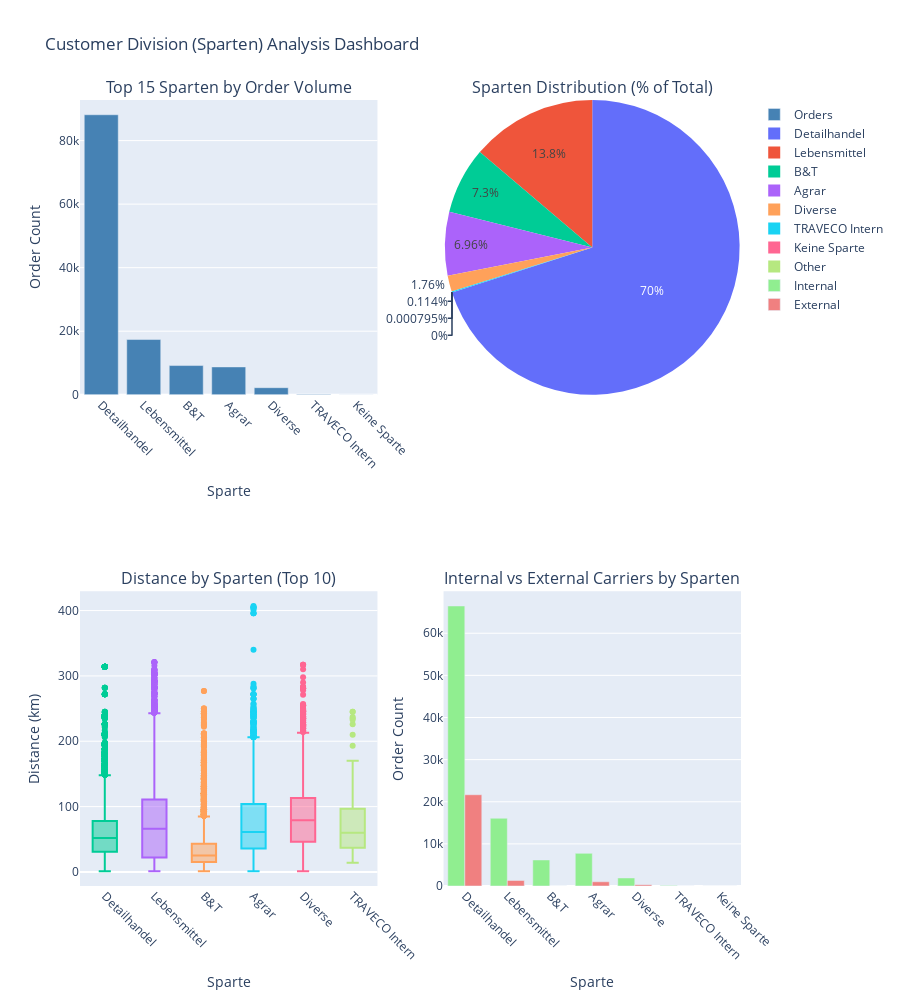

Notebook cell for this chart:
### Markdown cell above
## 13. Customer Division (Sparten) Analysis

Analyze order distribution and performance metrics by customer division (product categories)

### Code cell
# Import Path for file handling
from pathlib import Path

# Load feature-engineered data with Sparten mapping
features_file = Path('../data/processed/features_engineered.csv')

if features_file.exists():
    print("Loading feature-engineered data with Sparten mapping...")
    df_features = pd.read_csv(features_file)
    
    # Check if Sparten column exists
    if 'sparte' in df_features.columns:
        print(f"\nTotal orders with Sparten: {df_features['sparte'].notna().sum():,}")
        print(f"Orders without Sparten: {df_features['sparte'].isna().sum():,}")
        
        # Filter out missing Sparten
        df_sparten = df_features[df_features['sparte'].notna()].copy()
        
        if len(df_sparten) > 0:
            print(f"\n📊 Sparten Analysis ({len(df_sparten):,} orders):")
            
            # Overall distribution
            sparten_counts = df_sparten['sparte'].value_counts()
            print(f"\nNumber of divisions: {len(sparten_counts)}")
            print(f"\nTop 10 Sparten by order count:")
            print(sparten_counts.head(10))
            
            # Create comprehensive visualization
            fig = make_subplots(
                rows=2, cols=2,
                subplot_titles=(
                    'Top 15 Sparten by Order Volume',
                    'Sparten Distribution (% of Total)',
                    'Distance by Sparten (Top 10)',
                    'Internal vs External Carriers by Sparten'
                ),
                specs=[[{'type': 'bar'}, {'type': 'pie'}],
                       [{'type': 'box'}, {'type': 'bar'}]]
            )
            
            # 1. Top 15 Sparten bar chart
            top15_sparten = sparten_counts.head(15)
            fig.add_trace(
                go.Bar(x=top15_sparten.index, y=top15_sparten.values,
                       marker_color='steelblue', name='Orders'),
                row=1, col=1
            )
            
            # 2. Pie chart of top categories
            top10_sparten = sparten_counts.head(10)
            other_count = sparten_counts[10:].sum()
            pie_labels = list(top10_sparten.index) + ['Other']
            pie_values = list(top10_sparten.values) + [other_count]
            
            fig.add_trace(
                go.Pie(labels=pie_labels, values=pie_values, name='Sparten'),
                row=1, col=2
            )
            
            # 3. Distance distribution by Sparten (boxplot)
            if 'Distanz_BE.Auftrag' in df_sparten.columns:
                top10_names = sparten_counts.head(10).index.tolist()
                for sparte in top10_names:
                    sparte_data = df_sparten[df_sparten['sparte'] == sparte]
                    distances = sparte_data['Distanz_BE.Auftrag'].dropna()
                    
                    fig.add_trace(
                        go.Box(y=distances, name=sparte, showlegend=False),
                        row=2, col=1
                    )
            
            # 4. Carrier type by Sparten
            if 'carrier_type' in df_sparten.columns:
                carrier_by_sparten = df_sparten.groupby(['sparte', 'carrier_type']).size().unstack(fill_value=0)
                
                # Get top 10 sparten for carrier analysis
                top10_for_carrier = carrier_by_sparten.loc[top10_names] if all(s in carrier_by_sparten.index for s in top10_names) else carrier_by_sparten.head(10)
                
                if 'internal' in top10_for_carrier.columns:
                    fig.add_trace(
                        go.Bar(x=top10_for_carrier.index, 
                               y=top10_for_carrier['internal'],
                               name='Internal', marker_color='lightgreen'),
                        row=2, col=2
                    )
                
                if 'external' in top10_for_carrier.columns:
                    fig.add_trace(
                        go.Bar(x=top10_for_carrier.index,
                               y=top10_for_carrier['external'],
                               name='External', marker_color='lightcoral'),
                        row=2, col=2
                    )
            
            # Update layout
            fig.update_xaxes(title_text="Sparte", row=1, col=1, tickangle=45)
            fig.update_xaxes(title_text="Sparte", row=2, col=1, tickangle=45)
            fig.update_xaxes(title_text="Sparte", row=2, col=2, tickangle=45)
            
            fig.update_yaxes(title_text="Order Count", row=1, col=1)
            fig.update_yaxes(title_text="Distance (km)", row=2, col=1)
            fig.update_yaxes(title_text="Order Count", row=2, col=2)
            
            fig.update_layout(
                height=1000,
                showlegend=True,
                title_text="Customer Division (Sparten) Analysis Dashboard"
            )
            
            fig.write_html('../results/sparten_distribution_dashboard.html')
            fig.show()
            
            print("\n✓ Dashboard saved to: results/sparten_distribution_dashboard.html")
            
            # Summary statistics by Sparten
            print("\n📈 Key Metrics by Top 5 Sparten:")
            for sparte in sparten_counts.head(5).index:
                sparte_data = df_sparten[df_sparten['sparte'] == sparte]
                print(f"\n  {sparte}:")
                print(f"    Orders: {len(sparte_data):,}")
                print(f"    % of total: {len(sparte_data)/len(df_sparten)*100:.1f}%")
                
                if 'Distanz_BE.Auftrag' in sparte_data.columns:
                    avg_dist = sparte_data['Distanz_BE.Auftrag'].mean()
                    print(f"    Avg distance: {avg_dist:.1f} km")
                
                if 'carrier_type' in sparte_data.columns:
                    internal_pct = (sparte_data['carrier_type'] == 'internal').sum() / len(sparte_data) * 100
                    print(f"    Internal carriers: {internal_pct:.1f}%")
        else:
            print("\n⚠️  No orders with Sparten mapping found")
    else:
        print("\n⚠️  'sparte' column not found in features_engineered.csv")
        print("   Run notebook 03 with Sparten mapping enabled")
else:
    print("⚠️  features_engineered.csv not found. Run notebook 03 first.")

### Figure 1 — Plotly figure (JSON) as saved in the notebook; plotly's stock layout.template omitted (floating-point values rounded to 4 significant figures; data arrays with more than 128 entries replaced by an {"elided": "..."} marker saying what was removed)
{"data": [{"marker": {"color": "steelblue"}, "name": "Orders", "type": "bar", "x": ["Detailhandel", "Lebensmittel", "B&T", "Agrar", "Diverse", "TRAVECO Intern", "Keine Sparte"], "xaxis": "x", "y": [88137, 17382, 9191, 8762, 2218, 144, 1], "yaxis": "y"}, {"domain": {"x": [0.55, 1], "y": [0.625, 1]}, "labels": ["Detailhandel", "Lebensmittel", "B&T", "Agrar", "Diverse", "TRAVECO Intern", "Keine Sparte", "Other"], "name": "Sparten", "type": "pie", "values": [88137, 17382, 9191, 8762, 2218, 144, 1, 0]}, {"name": "Detailhandel", "showlegend": false, "type": "box", "xaxis": "x2", "y": {"elided": "85768 float values"}, "yaxis": "y2"}, {"name": "Lebensmittel", "showlegend": false, "type": "box", "xaxis": "x2", "y": {"elided": "17371 float values"}, "yaxis": "y2"}, {"name": "B&T", "showlegend": false, "type": "box", "xaxis": "x2", "y": {"elided": "9187 float values"}, "yaxis": "y2"}, {"name": "Agrar", "showlegend": false, "type": "box", "xaxis": "x2", "y": {"elided": "8730 float values"}, "yaxis": "y2"}, {"name": "Diverse", "showlegend": false, "type": "box", "xaxis": "x2", "y": {"elided": "2214 float values"}, "yaxis": "y2"}, {"name": "TRAVECO Intern", "showlegend": false, "type": "box", "xaxis": "x2", "y": {"elided": "144 float values"}, "yaxis": "y2"}, {"name": "Keine Sparte", "showlegend": false, "type": "box", "xaxis": "x2", "y": [], "yaxis": "y2"}, {"marker": {"color": "lightgreen"}, "name": "Internal", "type": "bar", "x": ["Detailhandel", "Lebensmittel", "B&T", "Agrar", "Diverse", "TRAVECO Intern", "Keine Sparte"], "xaxis": "x3", "y": [66471, 16075, 6178, 7751, 1903, 136, 0], "yaxis": "y3"}, {"marker": {"color": "lightcoral"}, "name": "External", "type": "bar", "x": ["Detailhandel", "Lebensmittel", "B&T", "Agrar", "Diverse", "TRAVECO Intern", "Keine Sparte"], "xaxis": "x3", "y": [21665, 1307, 25, 1004, 314, 8, 0], "yaxis": "y3"}], "layout": {"annotations": [{"font": {"size": 16}, "showarrow": false, "text": "Top 15 Sparten by Order Volume", "x": 0.225, "xanchor": "center", "xref": "paper", "y": 1, "yanchor": "bottom", "yref": "paper"}, {"font": {"size": 16}, "showarrow": false, "text": "Sparten Distribution (% of Total)", "x": 0.775, "xanchor": "center", "xref": "paper", "y": 1, "yanchor": "bottom", "yref": "paper"}, {"font": {"size": 16}, "showarrow": false, "text": "Distance by Sparten (Top 10)", "x": 0.225, "xanchor": "center", "xref": "paper", "y": 0.375, "yanchor": "bottom", "yref": "paper"}, {"font": {"size": 16}, "showarrow": false, "text": "Internal vs External Carriers by Sparten", "x": 0.775, "xanchor": "center", "xref": "paper", "y": 0.375, "yanchor": "bottom", "yref": "paper"}], "height": 1000, "showlegend": true, "title": {"text": "Customer Division (Sparten) Analysis Dashboard"}, "xaxis": {"anchor": "y", "domain": [0, 0.45], "tickangle": 45, "title": {"text": "Sparte"}}, "xaxis2": {"anchor": "y2", "domain": [0, 0.45], "tickangle": 45, "title": {"text": "Sparte"}}, "xaxis3": {"anchor": "y3", "domain": [0.55, 1], "tickangle": 45, "title": {"text": "Sparte"}}, "yaxis": {"anchor": "x", "domain": [0.625, 1], "title": {"text": "Order Count"}}, "yaxis2": {"anchor": "x2", "domain": [0, 0.375], "title": {"text": "Distance (km)"}}, "yaxis3": {"anchor": "x3", "domain": [0, 0.375], "title": {"text": "Order Count"}}}}
